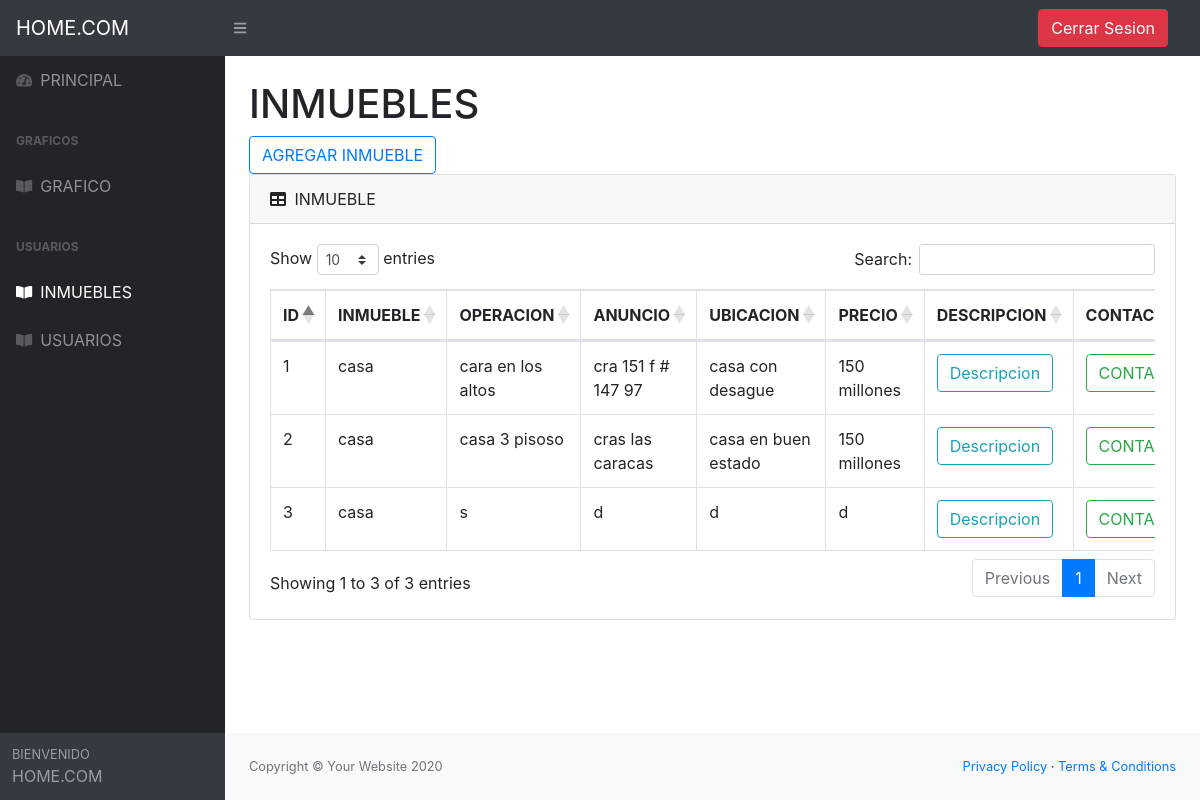
Before: /vistas/inmueble.php (signed in) with the older database file.
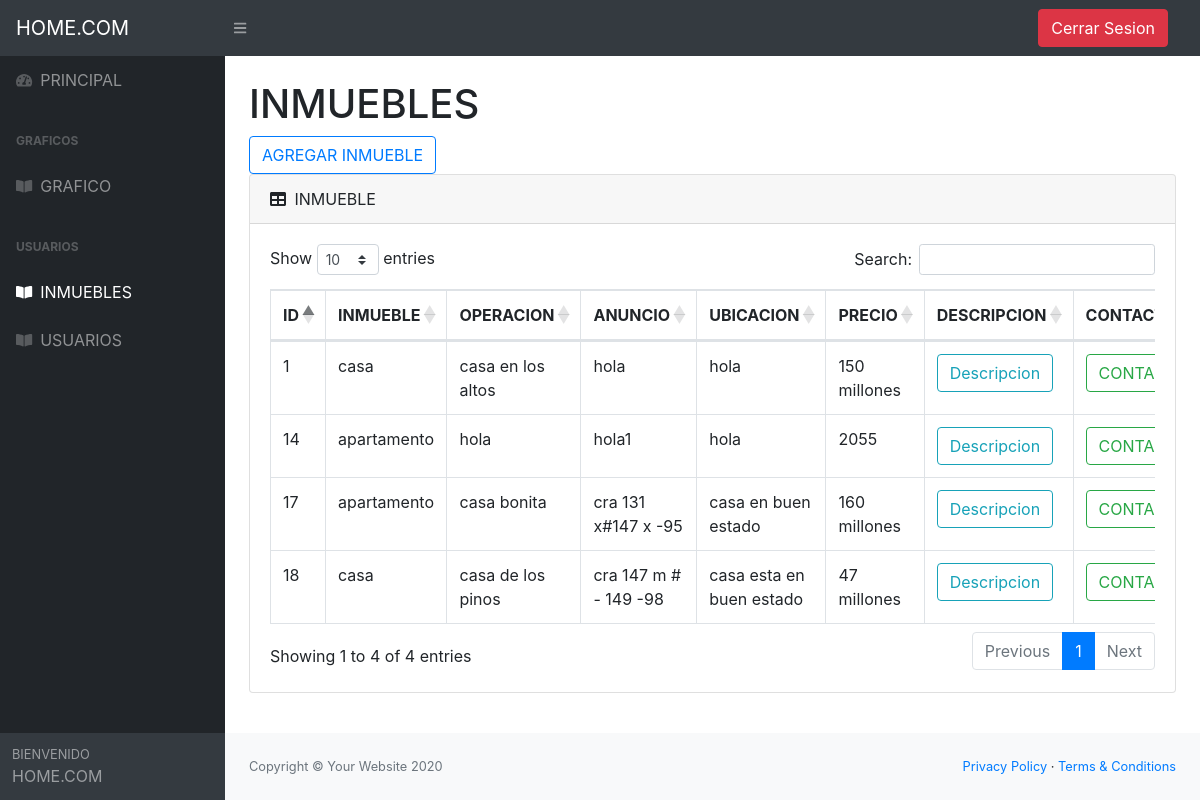
After: the same page with the newer database file.
### tables this page shows
CREATE TABLE `inmueble` (
  `idInmueble` int(10) NOT NULL,
  `tipo_inmueble` varchar(45) NOT NULL,
  `tipo_operacion` varchar(45) NOT NULL,
  `amueblado` varchar(3) NOT NULL,
  `habitaciones` int(10) NOT NULL,
  `baños` int(10) NOT NULL,
  `metro_Cuadrado` varchar(45) NOT NULL,
  `antiguedad` varchar(45) NOT NULL,
  `estrato` int(10) NOT NULL,
  `parqueadero` varchar(3) NOT NULL,
  `administracion` varchar(3) NOT NULL,
  `pisos` int(10) NOT NULL,
  `titulo_Anuncio` varchar(45) NOT NULL,
  `descripcion` varchar(500) NOT NULL,
  `ubicacion` varchar(100) NOT NULL,
  `precio` varchar(45) NOT NULL,
  `foto` varchar(500) DEFAULT NULL,
  `propietario_id` int(10) NOT NULL
);

### modelo/claseConexion.php (called while the page is built, shortened)
<?php
class claseConexion {
    private $conexion;
    public function __construct() {
        $this->servidor="127.0.0.1";
        $this->usuario="root";
        $this->clave="";
        $this->basedatos="home";
        $this->conexion= new mysqli($this->servidor, $this->usuario,
                $this->clave, $this->basedatos);
    }
    public function ejecutarConsulta($sql){
        $contenedor=$this->conexion->query($sql);
        return $contenedor->fetch_all();
    }
}

### modelo/daoRegistroInmueble.php (called while the page is built, shortened)
<?php
require_once 'claseConexion.php';
class daoRegistroInmueble {
    public static function listarinmueble() {
        $con=new claseConexion();
        $sql="SELECT `idInmueble`, `tipo_inmueble`, `tipo_operacion`, `amueblado`, `habitaciones`, `baños`, `metro_Cuadrado`, `antiguedad`, `estrato`, `parqueadero`, `administracion`, `pisos`, `titulo_Anuncio`, `descripcion`, `ubicacion`, `precio`, `foto`, `propietario_id` FROM `inmueble` WHERE 1";
        $cont=$con->ejecutarConsulta($sql);
        return $cont;
    }
}

### vistas/inmueble.php (the view, shortened to what this page needs)
<?php
require_once '../modelo/daoRegistroInmueble.php';
?>
<!DOCTYPE html>
<html lang="en">
    <head>
        <link href="css/styles.css" rel="stylesheet" />
        <link href="https://cdn.datatables.net/1.10.20/css/dataTables.bootstrap4.min.css" rel="stylesheet" />
    </head>
    <body class="sb-nav-fixed">
        <nav class="sb-topnav navbar navbar-expand navbar-dark bg-dark">
            <a class="navbar-brand" href="#">HOME.COM</a>
            <button class="btn btn-link btn-sm order-1 order-lg-0" id="sidebarToggle" href="#"><i class="fas fa-bars"></i></button>
            <ul class="navbar-nav ml-auto mr-0 mr-md-3 my-2 my-md-0">
                <a href="../controlador/controlador.php?a=salir"><button  type="button" class="btn btn-danger" data-toggle="tooltip" data-placement="left">Cerrar Sesion</button></a>
            </ul>
        </nav>
        <div id="layoutSidenav">
            <div id="layoutSidenav_nav">
                <nav class="sb-sidenav accordion sb-sidenav-dark" id="sidenavAccordion">
                    <div class="sb-sidenav-menu">
                        <div class="nav">
                            <a class="nav-link" href="vista_Principal.php">
                                <div class="sb-nav-link-icon"><i class="fas fa-tachometer-alt"></i></div>
                                PRINCIPAL
                            </a>
                            <div class="sb-sidenav-menu-heading">GRAFICOS</div>
                            <a class="nav-link collapsed" href="charts.php">
                                <div class="sb-nav-link-icon"><i class="fas fa-book-open"></i></div>
                                GRAFICO
                            </a>
                             <div class="sb-sidenav-menu-heading">USUARIOS</div>
                             <a class="nav-link collapsed" href="inmueble.php">
                                <div class="sb-nav-link-icon"><i class="fas fa-book-open"></i></div>
                                INMUEBLES
                            </a>
                            <a class="nav-link collapsed" href="usuario.php"    >
                                <div class="sb-nav-link-icon"><i class="fas fa-book-open"></i></div>
                                USUARIOS
                            </a>
                            <div class="sb-sidenav-menu-heading"></div>
                        </div>
                    </div>
                    <div class="sb-sidenav-footer">
                        <div class="small">BIENVENIDO</div>
                        HOME.COM
                    </div>
                </nav>
            </div>
            <div id="layoutSidenav_content">
                <main>
                    <div class="container-fluid">
                        <h1 class="mt-4">INMUEBLES</h1>
                        <div><button type="button" class="btn btn-outline-primary " data-toggle="modal" data-target="#exampleModal">
              AGREGAR INMUEBLE
            </button>
                        <br>
                        <div class="card mb-4">
                            <div class="card-header">
                                <i class="fas fa-table mr-1"></i>
                                INMUEBLE
                            </div>
                            <div class="card-body">
                                <div class="table-responsive">
                                    <table class="table table-bordered" id="dataTable" width="100%" cellspacing="0">
                                        <thead>
                                            <tr>
                                                <th>ID</th>
                                                <th>INMUEBLE</th>
                                                <th>OPERACION</th>
                                                <th>ANUNCIO</th>
                                                <th>UBICACION</th>
                                                <th>PRECIO</th>
                                                <th>DESCRIPCION</th>
                                                <th>CONTACTAR</th>
                                            </tr>
                                        </thead>
                                        <tbody>
                                             <?php foreach (daoRegistroInmueble::listarinmueble() as $fila): ?>
                                            <tr>
                                                <td><?=$fila[0]?></td>
                                                <td><?=$fila[1]?></td>
                                                <td><?=$fila[12]?></td>
                                                <td><?=$fila[14]?></td>
                                                <td><?=$fila[13]?></td>
                                                <td><?=$fila[15]?></td>
                                                <td>
                                                <button type="button" class="btn btn-outline-info" data-toggle="modal" data-target="#modaldes">
                                                  Descripcion
                                                </button>
                                                </td>
                                                <td>
                                                    <a type="button" class="btn btn-outline-success" href="../chat/chat2/index.php">CONTACTAR</a>
                                                </td>
                                            </tr>
                                            <?php endforeach; ?>
                                        </tbody>
                                    </table>
                                </div>
                            </div>
                        </div>
                    </div>
                </main>
                <footer class="py-4 bg-light mt-auto">
                    <div class="container-fluid">
                        <div class="d-flex align-items-center justify-content-between small">
                            <div class="text-muted">Copyright &copy; Your Website 2020</div>
                            <div>
                                <a href="#">Privacy Policy</a>
                                &middot;
                                <a href="#">Terms &amp; Conditions</a>
                            </div>
                        </div>
                    </div>
                </footer>
            </div>
        </div>
    </body>
</html>

Changed rows visible on the page:
removed inmueble: idInmueble "2", tipo_inmueble "casa", titulo_Anuncio "casa 3 pisoso", ubicacion "cras las caracas", descripcion "casa en buen estado", precio "150 millones"
removed inmueble: idInmueble "3", tipo_inmueble "casa", titulo_Anuncio "s", ubicacion "d", descripcion "d", precio "d"
changed inmueble "150 millones": titulo_Anuncio "cara en los altos" → "casa en los altos"; ubicacion "cra 151 f # 147 97" → "hola"; descripcion "casa con desague" → "hola"
added inmueble: idInmueble "14", tipo_inmueble "apartamento", titulo_Anuncio "hola", ubicacion "hola1", descripcion "hola", precio "2055"
added inmueble: idInmueble "17", tipo_inmueble "apartamento", titulo_Anuncio "casa bonita", ubicacion "cra 131 x#147 x -95", descripcion "casa en buen estado", precio "160 millones"
added inmueble: idInmueble "18", tipo_inmueble "casa", titulo_Anuncio "casa de los pinos", ubicacion "cra 147 m # - 149 -98", descripcion "casa esta en buen estado", precio "47 millones"
Other visible differences:
text written by a page script: "Show entries Search: Showing 1 to 3 of 3 entries Previous 1 Next" → "Show entries Search: Showing 1 to 4 of 4 entries Previous 1 Next"
